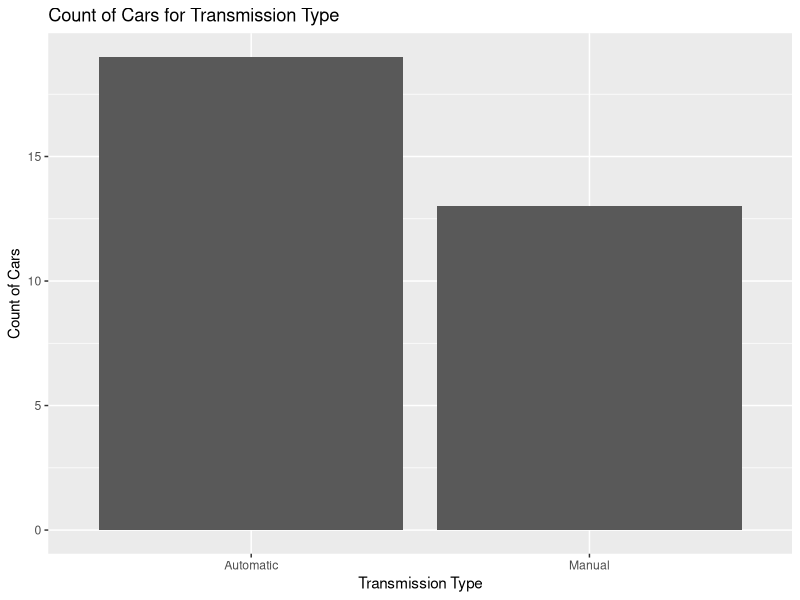
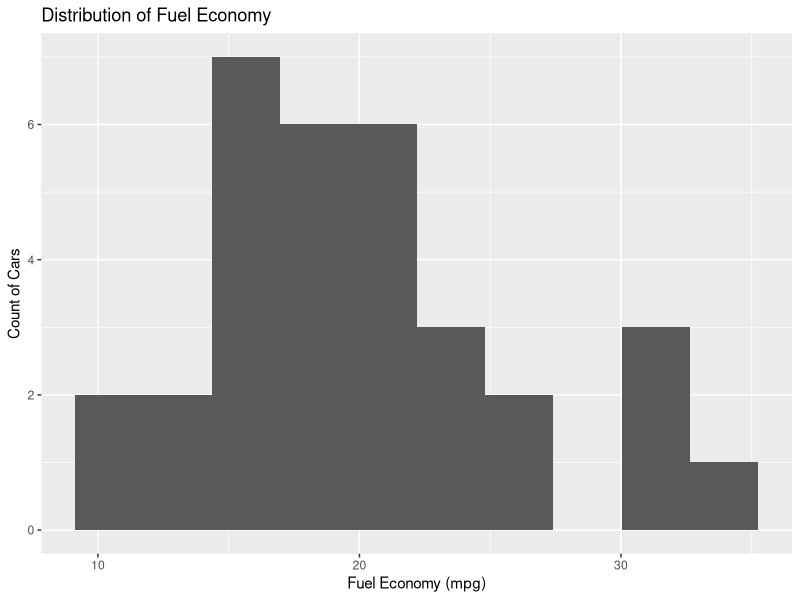
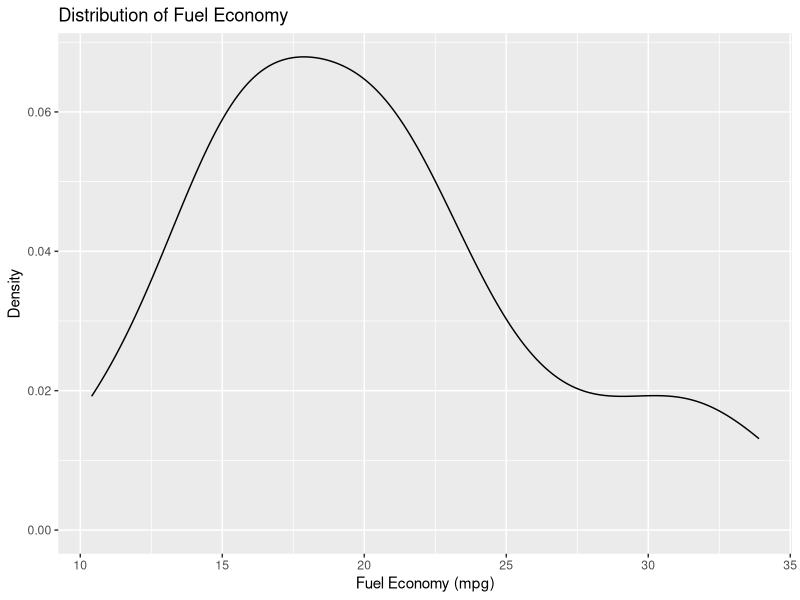
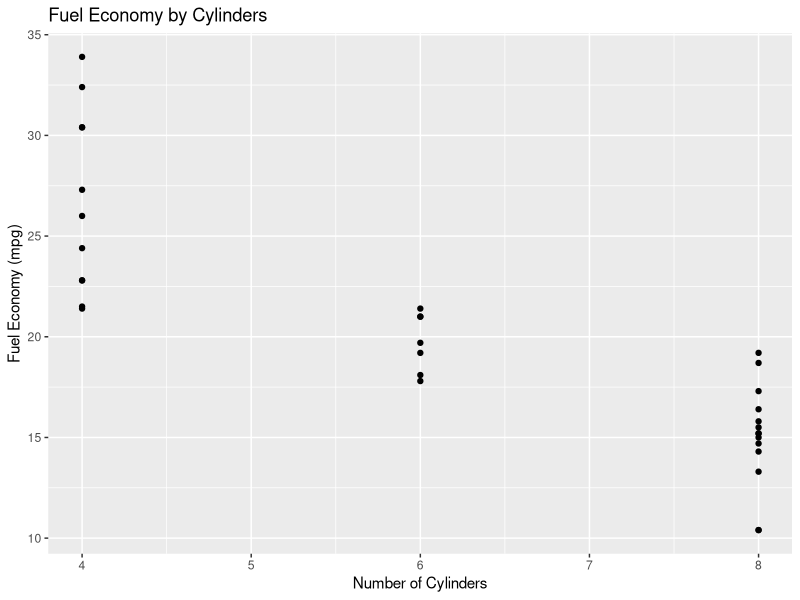

The R script that drew these images, in order:
##############################
####### VISUALISATIONS #######
##############################

# Base Graphics System
# Base plotting:
## barplot
# Lattice based:
## barchart
# ggplot2 based

# Frequency barchart for a single categorical data vis
# Histogram and density plot for a single numerical data vis
# Scatter plot to visualise two numeric variables
# Faceted data vis for three or more variables at the same time
# Scatter-plot matrix to view the relationship between many variables at once

package.install.func <- function(x) {
  for (i in x) {
    #  require returns TRUE invisibly if it was able to load package
    if (!require(i , character.only = TRUE)) {
      #  If package was not able to be loaded then re-install
      install.packages(i , dependencies = TRUE)
      #  Load package after installing
      require(i , character.only = TRUE)
    }
  }
}

setwd("~/Desktop/learn-r/tut")

cars <- read.table("Cars.txt", sep = "\t", header = T)

# Install and load ggplot
package.install.func(c('ggplot2'))
library(ggplot2)

# Create bar chart
(
  ggplot(data = cars, aes(x = Transmission)) +
    geom_bar() +
    ggtitle('Count of Cars for Transmission Type') +
    xlab('Transmission Type') +
    ylab('Count of Cars')
)

# Create histogram
(
  ggplot(data = cars, aes(x = Fuel.Economy)) +
    geom_histogram(bins = 10) +
    ggtitle('Distribution of Fuel Economy') +
    xlab('Fuel Economy (mpg)') +
    ylab('Count of Cars')
)

# Create density plot
(
  ggplot(data = cars, aes(x = Fuel.Economy)) +
    geom_density() +
    ggtitle('Distribution of Fuel Economy') +
    xlab('Fuel Economy (mpg)') +
    ylab('Density')
)

# Create scatter plot
(
  ggplot(data = cars, aes(x = Cylinders, y = Fuel.Economy)) +
    geom_point() +
    ggtitle('Fuel Economy by Cylinders') +
    xlab('Number of Cylinders') +
    ylab('Fuel Economy (mpg)')
)
